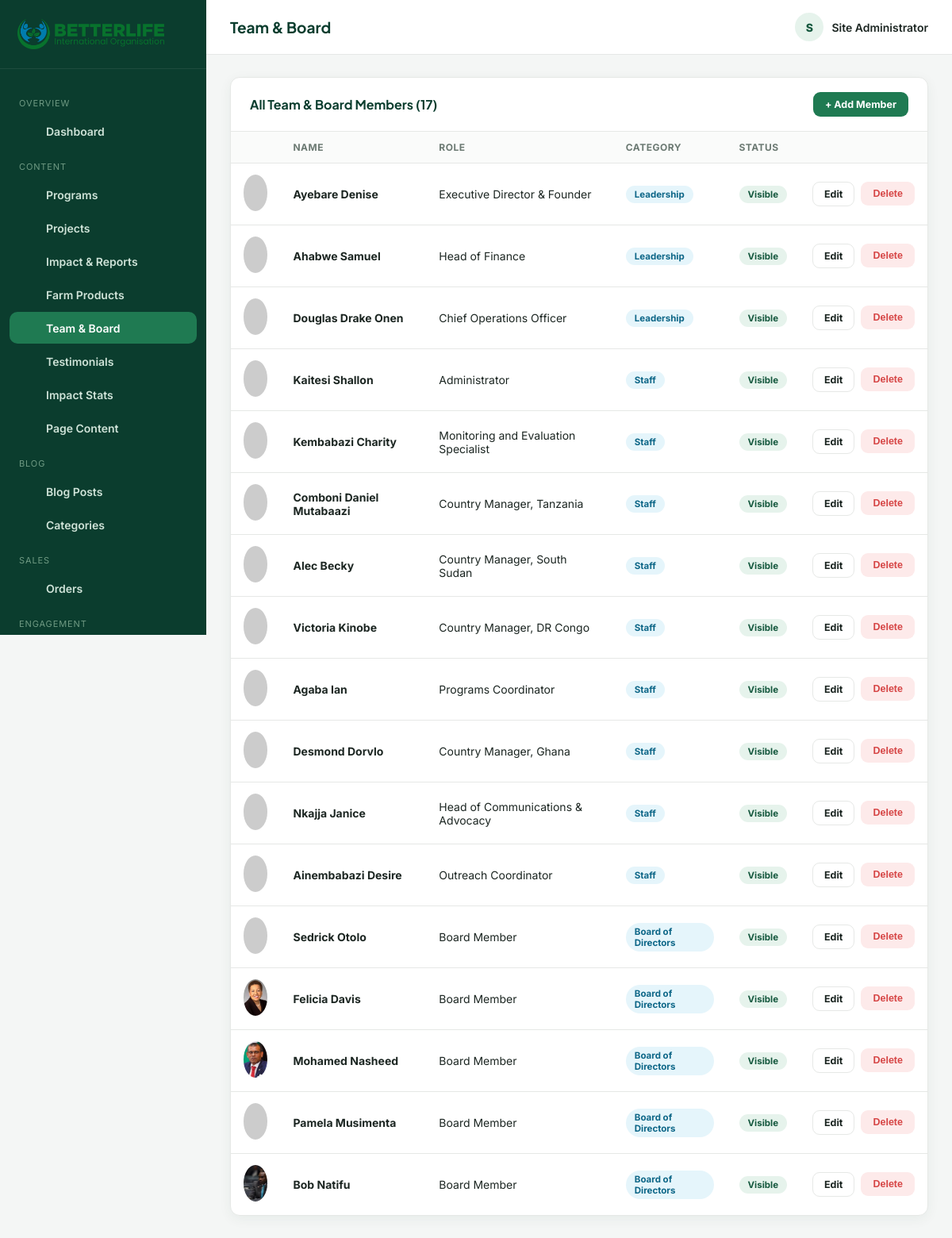
The page /admin/team.php (signed in) on the database its author committed.
### tables this page shows
CREATE TABLE team_members (
  id INT AUTO_INCREMENT PRIMARY KEY,
  name VARCHAR(150) NOT NULL,
  role VARCHAR(150) NOT NULL,
  category ENUM('leadership','staff','board','volunteer') DEFAULT 'staff',
  bio TEXT,
  photo VARCHAR(255),
  email VARCHAR(150),
  facebook VARCHAR(255),
  twitter VARCHAR(255),
  linkedin VARCHAR(255),
  sort_order INT DEFAULT 0,
  status TINYINT(1) DEFAULT 1,
  created_at TIMESTAMP DEFAULT CURRENT_TIMESTAMP
);

### admin/team.php (the view, shortened to what this page needs)
<?php
require_once __DIR__ . '/includes/auth.php';
$activeNav = 'team';
$categories = ['leadership' => 'Leadership', 'staff' => 'Staff', 'board' => 'Board of Directors', 'volunteer' => 'Volunteer'];
    ?>
    <?php
$pageTitle = 'Team & Board';
$members = $pdo->query("SELECT * FROM team_members ORDER BY FIELD(category,'leadership','staff','board','volunteer'), sort_order")->fetchAll();
require __DIR__ . '/includes/header.php';
?>
<div class="panel">
  <div class="panel-head">
    <h3>All Team &amp; Board Members (<?= count($members) ?>)</h3>
    <a href="<?= ADMIN_URL ?>/team.php?action=add" class="btn btn-primary btn-sm">+ Add Member</a>
  </div>
  <div class="table-wrap">
    <table class="data-table">
      <thead><tr><th></th><th>Name</th><th>Role</th><th>Category</th><th>Status</th><th></th></tr></thead>
      <tbody>
        <?php foreach ($members as $m): ?>
          <tr>
            <td><img src="<?= $m['photo'] ? asset_url($m['photo']) : 'https://ui-avatars.com/api/?name=' . urlencode($m['name']) . '&background=16593f&color=fff' ?>" class="row-thumb" style="border-radius:50%;"></td>
            <td><strong><?= h($m['name']) ?></strong></td>
            <td><?= h($m['role']) ?></td>
            <td><span class="badge badge-blue"><?= h($categories[$m['category']] ?? $m['category']) ?></span></td>
            <td><span class="badge <?= $m['status'] ? 'badge-green' : 'badge-gray' ?>"><?= $m['status'] ? 'Visible' : 'Hidden' ?></span></td>
            <td>
              <div class="row-actions">
                <a href="<?= ADMIN_URL ?>/team.php?action=edit&id=<?= $m['id'] ?>" class="btn btn-outline btn-sm">Edit</a>
                <form method="post" style="display:inline;"><button type="submit" class="btn btn-danger btn-sm" data-confirm="Delete this team member?">Delete</button></form>
              </div>
            </td>
          </tr>
        <?php endforeach; ?>
      </tbody>
    </table>
  </div>
</div>
<?php require __DIR__ . '/includes/footer.php'; ?>

### admin/includes/header.php (shortened to what this page needs)
<?php
$admin = current_admin();
$logo = setting($pdo, 'logo', 'assets/img/logo.png');
$navItems = [
  ['group' => 'Overview', 'items' => [
    ['key' => 'dashboard', 'label' => 'Dashboard', 'icon' => 'grid', 'href' => ADMIN_URL . '/index.php'],
  ]],
  ['group' => 'Content', 'items' => [
    ['key' => 'programs', 'label' => 'Programs', 'icon' => 'leaf', 'href' => ADMIN_URL . '/programs.php'],
    ['key' => 'projects', 'label' => 'Projects', 'icon' => 'box', 'href' => ADMIN_URL . '/projects.php'],
    ['key' => 'impact-reports', 'label' => 'Impact & Reports', 'icon' => 'trending-up', 'href' => ADMIN_URL . '/impact-reports.php'],
    ['key' => 'products', 'label' => 'Farm Products', 'icon' => 'shopping-bag', 'href' => ADMIN_URL . '/products.php'],
    ['key' => 'team', 'label' => 'Team & Board', 'icon' => 'users', 'href' => ADMIN_URL . '/team.php'],
    ['key' => 'testimonials', 'label' => 'Testimonials', 'icon' => 'message', 'href' => ADMIN_URL . '/testimonials.php'],
    ['key' => 'stats', 'label' => 'Impact Stats', 'icon' => 'trending-up', 'href' => ADMIN_URL . '/stats.php'],
    ['key' => 'content', 'label' => 'Page Content', 'icon' => 'file-text', 'href' => ADMIN_URL . '/content.php'],
  ]],
  ['group' => 'Blog', 'items' => [
    ['key' => 'blog', 'label' => 'Blog Posts', 'icon' => 'newspaper', 'href' => ADMIN_URL . '/blog.php'],
    ['key' => 'blog-categories', 'label' => 'Categories', 'icon' => 'tag', 'href' => ADMIN_URL . '/blog-categories.php'],
  ]],
  ['group' => 'Sales', 'items' => [
    ['key' => 'orders', 'label' => 'Orders', 'icon' => 'box', 'href' => ADMIN_URL . '/orders.php'],
  ]],
  ['group' => 'Engagement', 'items' => [
    ['key' => 'messages', 'label' => 'Messages', 'icon' => 'mail', 'href' => ADMIN_URL . '/messages.php'],
    ['key' => 'subscribers', 'label' => 'Subscribers', 'icon' => 'send', 'href' => ADMIN_URL . '/subscribers.php'],
  ]],
  ['group' => 'Site', 'items' => [
    ['key' => 'settings', 'label' => 'Site Settings', 'icon' => 'settings', 'href' => ADMIN_URL . '/settings.php'],
  ]],
];
?>
<!DOCTYPE html>
<html lang="en">
<head>
<link rel="stylesheet" href="<?= ADMIN_URL ?>/assets/css/admin.css?v=<?= @filemtime(__DIR__ . '/../assets/css/admin.css') ?: time() ?>">
</head>
<body>
<div class="admin-layout">
  <aside class="sidebar" id="adminSidebar">
    <div class="brand">
      <img src="<?= asset_url($logo) ?>" alt="Logo">
    </div>
    <nav>
      <?php foreach ($navItems as $group): ?>
        <div class="nav-label"><?= h($group['group']) ?></div>
        <?php foreach ($group['items'] as $item): ?>
          <a href="<?= $item['href'] ?>" class="nav-link <?= ($activeNav ?? '') === $item['key'] ? 'active' : '' ?>">
            <span class="ico"><?= icon($item['icon'], 18) ?></span> <?= h($item['label']) ?>
          </a>
        <?php endforeach; ?>
      <?php endforeach; ?>
    </nav>
  </aside>
  <div class="main">
    <div class="topbar-admin">
      <div style="display:flex;align-items:center;gap:14px;">
        <div>
          <h1><?= h($pageTitle ?? 'Dashboard') ?></h1>
        </div>
      </div>
      <div class="admin-user">
        <div class="av"><?= h(strtoupper(substr($admin['name'] ?? 'A', 0, 1))) ?></div>
        <span><?= h($admin['name'] ?? 'Admin') ?></span>
      </div>
    </div>
    <div class="content">

### includes/functions.php (shortened to what this page needs)
<?php
function settings_all(PDO $pdo): array
{
    static $cache = null;
    if ($cache === null) {
        $cache = [];
        foreach ($pdo->query('SELECT setting_key, setting_value FROM settings') as $row) {
            $cache[$row['setting_key']] = $row['setting_value'];
        }
    }
    return $cache;
}
function setting(PDO $pdo, string $key, string $default = ''): string
{
    $all = settings_all($pdo);
    return $all[$key] ?? $default;
}
function h(?string $value): string
{
    return htmlspecialchars($value ?? '', ENT_QUOTES, 'UTF-8');
}
function current_admin(): ?array
{
    return $_SESSION['admin'] ?? null;
}
function asset_url(?string $path): string
{
    return SITE_URL . '/' . ltrim($path, '/');
}
function icon(string $name, int $size = 20): string
{
    $d = $paths[$name] ?? $paths['leaf'];
    return '<svg width="' . $size . '" height="' . $size . '" viewBox="0 0 24 24" fill="none" stroke="currentColor" stroke-width="1.8" stroke-linecap="round" stroke-linejoin="round" aria-hidden="true">' . $d . '</svg>';
}

### admin/includes/footer.php (shortened to what this page needs)
    </div>
  </div>
</div>
</body>
</html>

### admin/assets/css/admin.css (style rules this page uses)
:root { --a-green-900: #0b3d2e; --a-green-700: #16593f; --a-green-600: #1f7a52; --a-green-100: #e6f3ec; --a-blue-700: #0e6788; --a-blue-600: #1583ab; --a-blue-100: #e5f5fb; --a-bg: #f4f6f5; --a-card: #ffffff; --a-border: #e6e8e6; --a-ink: #1c2622; --a-ink-soft: #6b7972; --a-radius: 12px; --a-shadow: 0 4px 16px rgba(11,61,46,.06); --a-danger: #d64545; --a-warn: #e2a72e; }
* { box-sizing: border-box; }
body { margin: 0; font-family: 'Inter', sans-serif; background: var(--a-bg); color: var(--a-ink); }
a { text-decoration: none; color: inherit; }
h1,h2,h3,h4 { font-family: 'Plus Jakarta Sans','Poppins',sans-serif; margin: 0 0 .4em; color: var(--a-green-900); }
img { max-width: 100%; }
.admin-layout { display: flex; min-height: 100vh; }
.sidebar { width: 260px; background: var(--a-green-900); color: #cfe3d8; flex-shrink: 0; position: sticky; top: 0; height: 100vh; overflow-y: auto; display: flex; flex-direction: column; }
.sidebar .brand { display: flex; align-items: center; gap: 10px; padding: 24px 22px; border-bottom: 1px solid rgba(255,255,255,.08); }
.sidebar .brand img { height: 38px; }
.sidebar nav { flex: 1; padding: 18px 12px; }
.sidebar .nav-label { font-size: 11px; text-transform: uppercase; letter-spacing: .08em; color: #6f9a83; margin: 18px 12px 8px; }
.sidebar a.nav-link { display: flex; align-items: center; gap: 12px; padding: 11px 14px; border-radius: 10px; font-size: 14px; font-weight: 600; color: #cfe3d8; margin-bottom: 2px; transition: background .15s; }
.sidebar a.nav-link .ico { width: 20px; text-align: center; }
.sidebar a.nav-link.active { background: var(--a-green-600); color: #fff; }
.main { flex: 1; min-width: 0; }
.topbar-admin { background: #fff; border-bottom: 1px solid var(--a-border); padding: 16px 30px; display: flex; align-items: center; justify-content: space-between; position: sticky; top: 0; z-index: 20; }
.topbar-admin h1 { font-size: 19px; margin: 0; }
.admin-user { display: flex; align-items: center; gap: 10px; font-size: 14px; font-weight: 600; }
.admin-user .av { width: 36px; height: 36px; border-radius: 50%; background: var(--a-green-100); color: var(--a-green-700); display: flex; align-items: center; justify-content: center; font-weight: 800; }
.content { padding: 28px 30px 60px; }
.panel { background: var(--a-card); border-radius: var(--a-radius); box-shadow: var(--a-shadow); border: 1px solid var(--a-border); margin-bottom: 26px; }
.panel-head { padding: 18px 24px; border-bottom: 1px solid var(--a-border); display: flex; align-items: center; justify-content: space-between; gap: 14px; flex-wrap: wrap; }
.panel-head h3 { font-size: 16px; margin: 0; }
.btn { display: inline-flex; align-items: center; gap: 8px; padding: 10px 20px; border-radius: 9px; font-weight: 700; font-size: 13.5px; border: 1.5px solid transparent; cursor: pointer; transition: .15s; }
.btn-primary { background: var(--a-green-600); color: #fff; }
.btn-outline { background: #fff; border-color: var(--a-border); color: var(--a-ink); }
.btn-danger { background: #fdeaea; color: var(--a-danger); }
.btn-sm { padding: 7px 14px; font-size: 12.5px; }
.table-wrap { overflow-x: auto; }
table.data-table { width: 100%; border-collapse: collapse; font-size: 14px; }
table.data-table th { text-align: left; padding: 12px 16px; background: #fafbfa; color: var(--a-ink-soft); font-size: 12px; text-transform: uppercase; letter-spacing: .04em; border-bottom: 1px solid var(--a-border); }
table.data-table td { padding: 14px 16px; border-bottom: 1px solid var(--a-border); vertical-align: middle; }
table.data-table tr:last-child td { border-bottom: none; }
.row-thumb { width: 46px; height: 46px; border-radius: 8px; object-fit: cover; }
.row-actions { display: flex; gap: 8px; }
.badge { display: inline-flex; align-items: center; gap: 5px; padding: 4px 11px; border-radius: 999px; font-size: 11.5px; font-weight: 700; }
.badge-green { background: var(--a-green-100); color: var(--a-green-700); }
.badge-blue { background: var(--a-blue-100); color: var(--a-blue-700); }
.ico { display: inline-flex; align-items: center; justify-content: center; flex-shrink: 0; }

### rows shown on the page
team_members: name "Ayebare Denise", role "Executive Director & Founder", category "Leadership", status "Visible"
team_members: name "Ahabwe Samuel", role "Head of Finance", category "Leadership", status "Visible"
team_members: name "Douglas Drake Onen", role "Chief Operations Officer", category "Leadership", status "Visible"
team_members: name "Kaitesi Shallon", role "Administrator", category "Staff", status "Visible"
team_members: name "Kembabazi Charity", role "Monitoring and Evaluation Specialist", category "Staff", status "Visible"
team_members: name "Comboni Daniel Mutabaazi", role "Country Manager, Tanzania", category "Staff", status "Visible"
team_members: name "Alec Becky", role "Country Manager, South Sudan", category "Staff", status "Visible"
team_members: name "Victoria Kinobe", role "Country Manager, DR Congo", category "Staff", status "Visible"
team_members: name "Agaba Ian", role "Programs Coordinator", category "Staff", status "Visible"
team_members: name "Desmond Dorvlo", role "Country Manager, Ghana", category "Staff", status "Visible"
team_members: name "Nkajja Janice", role "Head of Communications & Advocacy", category "Staff", status "Visible"
team_members: name "Ainembabazi Desire", role "Outreach Coordinator", category "Staff", status "Visible"
team_members: name "Sedrick Otolo", role "Board Member", category "Board of Directors", status "Visible"
team_members: photo (picture), name "Felicia Davis", role "Board Member", category "Board of Directors", status "Visible"
team_members: photo (picture), name "Mohamed Nasheed", role "Board Member", category "Board of Directors", status "Visible"
team_members: name "Pamela Musimenta", role "Board Member", category "Board of Directors", status "Visible"
team_members: photo (picture), name "Bob Natifu", role "Board Member", category "Board of Directors", status "Visible"

### other values the page prints
$group['group'] "OVERVIEW"
$item['label'] "Dashboard"
$group['group'] "CONTENT"
$item['label'] "Programs"
$item['label'] "Projects"
$item['label'] "Impact & Reports"
$item['label'] "Farm Products"
$item['label'] "Team & Board"
$item['label'] "Testimonials"
$item['label'] "Impact Stats"
$item['label'] "Page Content"
$group['group'] "BLOG"
$item['label'] "Blog Posts"
$item['label'] "Categories"
$group['group'] "SALES"
